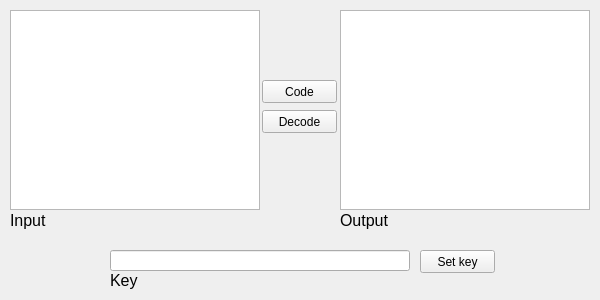
<?xml version="1.0" encoding="UTF-8"?>
<ui version="4.0">
 <class>MainWindow</class>
 <widget class="QMainWindow" name="MainWindow">
  <property name="enabled">
   <bool>true</bool>
  </property>
  <property name="geometry">
   <rect>
    <x>0</x>
    <y>0</y>
    <width>600</width>
    <height>300</height>
   </rect>
  </property>
  <property name="windowTitle">
   <string>Шифратор Виженера</string>
  </property>
  <widget class="QWidget" name="centralwidget">
   <widget class="QPlainTextEdit" name="input_space">
    <property name="geometry">
     <rect>
      <x>10</x>
      <y>10</y>
      <width>250</width>
      <height>200</height>
     </rect>
    </property>
   </widget>
   <widget class="QPlainTextEdit" name="output_space">
    <property name="geometry">
     <rect>
      <x>340</x>
      <y>10</y>
      <width>250</width>
      <height>200</height>
     </rect>
    </property>
    <property name="readOnly">
     <bool>true</bool>
    </property>
   </widget>
   <widget class="QLineEdit" name="key_space">
    <property name="geometry">
     <rect>
      <x>110</x>
      <y>250</y>
      <width>300</width>
      <height>21</height>
     </rect>
    </property>
    <property name="inputMask">
     <string/>
    </property>
    <property name="text">
     <string comment="enter the key"/>
    </property>
    <property name="maxLength">
     <number>32767</number>
    </property>
   </widget>
   <widget class="QLabel" name="label">
    <property name="geometry">
     <rect>
      <x>10</x>
      <y>210</y>
      <width>51</width>
      <height>21</height>
     </rect>
    </property>
    <property name="font">
     <font>
      <pointsize>12</pointsize>
     </font>
    </property>
    <property name="text">
     <string>Input</string>
    </property>
   </widget>
   <widget class="QLabel" name="label_2">
    <property name="geometry">
     <rect>
      <x>340</x>
      <y>210</y>
      <width>51</width>
      <height>21</height>
     </rect>
    </property>
    <property name="font">
     <font>
      <pointsize>12</pointsize>
     </font>
    </property>
    <property name="text">
     <string>Output</string>
    </property>
   </widget>
   <widget class="QLabel" name="label_3">
    <property name="geometry">
     <rect>
      <x>110</x>
      <y>270</y>
      <width>51</width>
      <height>21</height>
     </rect>
    </property>
    <property name="font">
     <font>
      <pointsize>12</pointsize>
     </font>
    </property>
    <property name="text">
     <string>Key</string>
    </property>
   </widget>
   <widget class="QPushButton" name="set_key">
    <property name="geometry">
     <rect>
      <x>420</x>
      <y>250</y>
      <width>75</width>
      <height>23</height>
     </rect>
    </property>
    <property name="text">
     <string>Set key</string>
    </property>
   </widget>
   <widget class="QPushButton" name="code_btn">
    <property name="geometry">
     <rect>
      <x>262</x>
      <y>80</y>
      <width>75</width>
      <height>23</height>
     </rect>
    </property>
    <property name="text">
     <string>Code</string>
    </property>
   </widget>
   <widget class="QPushButton" name="decode_btn">
    <property name="geometry">
     <rect>
      <x>262</x>
      <y>110</y>
      <width>75</width>
      <height>23</height>
     </rect>
    </property>
    <property name="text">
     <string>Decode</string>
    </property>
   </widget>
  </widget>
 </widget>
 <resources/>
 <connections/>
</ui>
